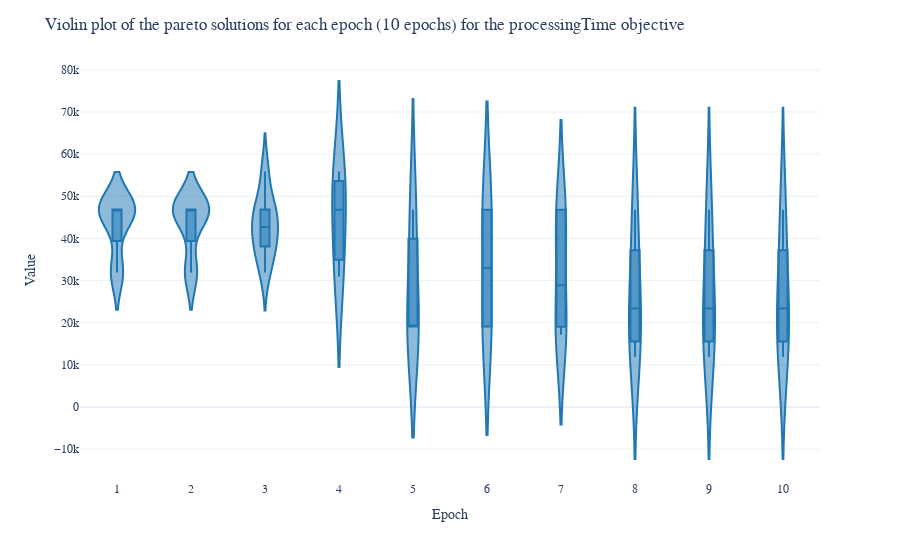
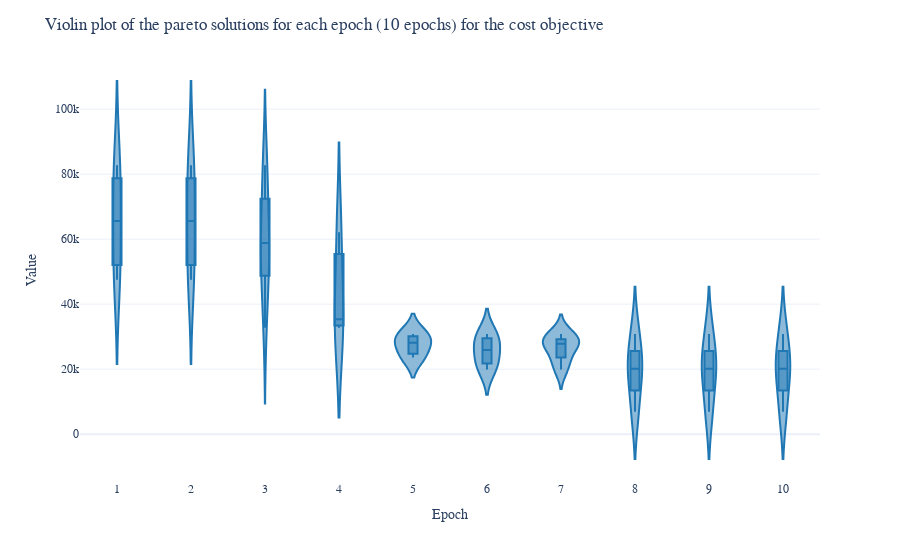
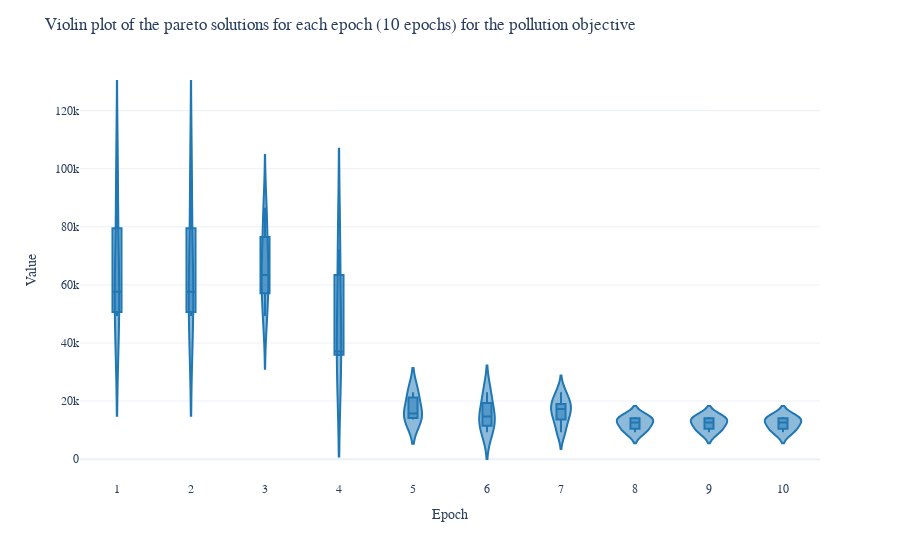
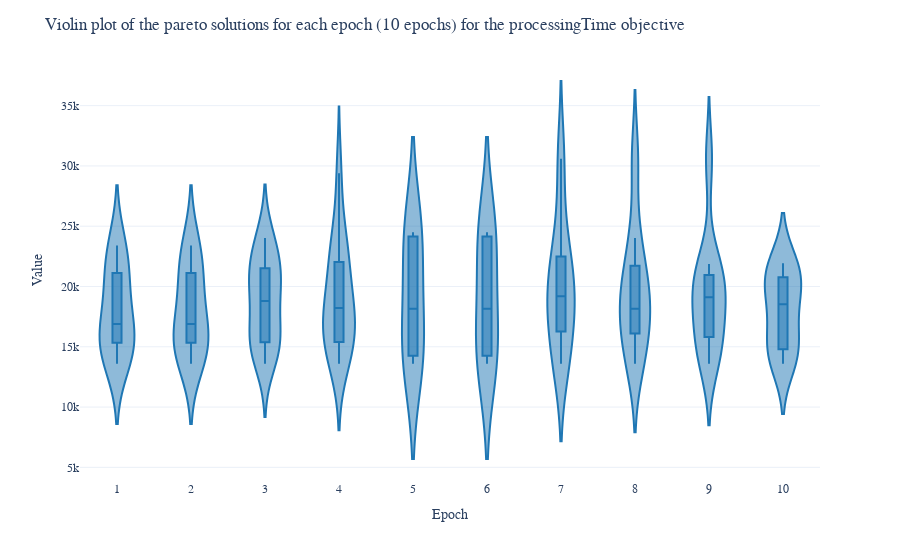

Notebook source saved alongside these figures, in order:
### Code cell
# load pareto data from json
for file in os.listdir(PATH.parent / "paretos"):
    if file.endswith(".json"):
        # load file as dict
        print(file)
        with open(PATH.parent / "paretos" / file, "r") as f:
            data = ujson.load(f)
        for objective in objectives:
            # unstack values
            df = (
                pd.DataFrame.from_dict(data[objective], orient="index")
                .stack()
                .reset_index()
                .rename(columns={"level_0": "Epoch", 0: "Value"})
                .drop(columns="level_1")
            )
            # generate plot
            generate_violin_plot(
                df,
                f"Violin plot of the pareto solutions for each epoch (10 epochs) for the {objective} objective",
            )

### Figure 1 — Plotly figure (JSON) as saved in the notebook; plotly's stock layout.template omitted (floating-point values rounded to 4 significant figures)
{"data": [{"alignmentgroup": "True", "box": {"visible": true}, "hovertemplate": "Epoch=%{x}<br>Value=%{y}<extra></extra>", "legendgroup": "", "marker": {"color": "#1f77b4"}, "name": "", "offsetgroup": "", "orientation": "v", "points": false, "scalegroup": "True", "showlegend": false, "type": "violin", "x": ["1", "1", "1", "1", "2", "2", "2", "2", "3", "3", "3", "3", "3", "3", "3", "3", "4", "4", "4", "5", "5", "5", "6", "6", "6", "6", "7", "7", "7", "7", "7", "7", "8", "8", "8", "8", "9", "9", "9", "9", "10", "10", "10", "10"], "x0": " ", "xaxis": "x", "y": [46810.0, 31940.0, 46860.0, 46830.0, 46810.0, 31940.0, 46860.0, 46830.0, 31940.0, 46860.0, 55890.0, 44930.0, 46830.0, 36860.0, 39350.0, 40430.0, 55890.0, 46830.0, 30950.0, 19050.0, 19190.0, 46830.0, 19050.0, 19190.0, 46830.0, 46830.0, 19050.0, 19190.0, 46830.0, 46830.0, 17150.0, 38620.0, 19190.0, 46830.0, 11870.0, 27560.0, 19190.0, 46830.0, 11870.0, 27560.0, 19190.0, 46830.0, 11870.0, 27560.0], "y0": " ", "yaxis": "y"}], "layout": {"font": {"family": "Times New Roman", "size": 12}, "legend": {"tracegroupgap": 0}, "margin": {"t": 60}, "title": {"text": "Violin plot of the pareto solutions for each epoch (10 epochs) for the processingTime objective"}, "violinmode": "group", "xaxis": {"anchor": "y", "domain": [0, 1], "title": {"text": "Epoch"}}, "yaxis": {"anchor": "x", "domain": [0, 1], "title": {"text": "Value"}}}}

### Figure 2 — Plotly figure (JSON) as saved in the notebook; plotly's stock layout.template omitted (floating-point values rounded to 4 significant figures)
{"data": [{"alignmentgroup": "True", "box": {"visible": true}, "hovertemplate": "Epoch=%{x}<br>Value=%{y}<extra></extra>", "legendgroup": "", "marker": {"color": "#1f77b4"}, "name": "", "offsetgroup": "", "orientation": "v", "points": false, "scalegroup": "True", "showlegend": false, "type": "violin", "x": ["1", "1", "1", "1", "2", "2", "2", "2", "3", "3", "3", "3", "3", "3", "3", "3", "4", "4", "4", "5", "5", "5", "6", "6", "6", "6", "7", "7", "7", "7", "7", "7", "8", "8", "8", "8", "9", "9", "9", "9", "10", "10", "10", "10"], "x0": " ", "xaxis": "x", "y": [74720.0, 82700.0, 47540.0, 56480.0, 74720.0, 82700.0, 47540.0, 56480.0, 82700.0, 47540.0, 32750.0, 50010.0, 56480.0, 79820.0, 65100.0, 61080.0, 32750.0, 62120.0, 35360.0, 23610.0, 30830.0, 28120.0, 23610.0, 30830.0, 28120.0, 19900.0, 23610.0, 30830.0, 28120.0, 19900.0, 29230.0, 27480.0, 30830.0, 19900.0, 6906.0, 20420.0, 30830.0, 19900.0, 6906.0, 20420.0, 30830.0, 19900.0, 6906.0, 20420.0], "y0": " ", "yaxis": "y"}], "layout": {"font": {"family": "Times New Roman", "size": 12}, "legend": {"tracegroupgap": 0}, "margin": {"t": 60}, "title": {"text": "Violin plot of the pareto solutions for each epoch (10 epochs) for the cost objective"}, "violinmode": "group", "xaxis": {"anchor": "y", "domain": [0, 1], "title": {"text": "Epoch"}}, "yaxis": {"anchor": "x", "domain": [0, 1], "title": {"text": "Value"}}}}

### Figure 3 — Plotly figure (JSON) as saved in the notebook; plotly's stock layout.template omitted (floating-point values rounded to 4 significant figures)
{"data": [{"alignmentgroup": "True", "box": {"visible": true}, "hovertemplate": "Epoch=%{x}<br>Value=%{y}<extra></extra>", "legendgroup": "", "marker": {"color": "#1f77b4"}, "name": "", "offsetgroup": "", "orientation": "v", "points": false, "scalegroup": "True", "showlegend": false, "type": "violin", "x": ["1", "1", "1", "1", "2", "2", "2", "2", "3", "3", "3", "3", "3", "3", "3", "3", "4", "4", "4", "5", "5", "5", "6", "6", "6", "6", "7", "7", "7", "7", "7", "7", "8", "8", "8", "8", "9", "9", "9", "9", "10", "10", "10", "10"], "x0": " ", "xaxis": "x", "y": [95870.0, 52040.0, 49290.0, 63190.0, 95870.0, 52040.0, 49290.0, 63190.0, 52040.0, 49290.0, 72190.0, 86560.0, 63190.0, 80690.0, 63680.0, 62160.0, 72190.0, 35550.0, 37030.0, 23020.0, 13670.0, 15690.0, 23020.0, 13670.0, 15690.0, 9261.0, 23020.0, 13670.0, 15690.0, 9261.0, 18940.0, 18850.0, 13670.0, 9261.0, 14530.0, 11580.0, 13670.0, 9261.0, 14530.0, 11580.0, 13670.0, 9261.0, 14530.0, 11580.0], "y0": " ", "yaxis": "y"}], "layout": {"font": {"family": "Times New Roman", "size": 12}, "legend": {"tracegroupgap": 0}, "margin": {"t": 60}, "title": {"text": "Violin plot of the pareto solutions for each epoch (10 epochs) for the pollution objective"}, "violinmode": "group", "xaxis": {"anchor": "y", "domain": [0, 1], "title": {"text": "Epoch"}}, "yaxis": {"anchor": "x", "domain": [0, 1], "title": {"text": "Value"}}}}

### Figure 4 — Plotly figure (JSON) as saved in the notebook; plotly's stock layout.template omitted (floating-point values rounded to 4 significant figures)
{"data": [{"alignmentgroup": "True", "box": {"visible": true}, "hovertemplate": "Epoch=%{x}<br>Value=%{y}<extra></extra>", "legendgroup": "", "marker": {"color": "#1f77b4"}, "name": "", "offsetgroup": "", "orientation": "v", "points": false, "scalegroup": "True", "showlegend": false, "type": "violin", "x": ["1", "1", "1", "1", "1", "1", "1", "1", "2", "2", "2", "2", "2", "2", "2", "2", "3", "3", "3", "3", "3", "3", "3", "3", "3", "3", "3", "3", "3", "4", "4", "4", "4", "4", "4", "4", "4", "4", "4", "4", "4", "4", "4", "5", "5", "5", "5", "5", "6", "6", "6", "6", "6", "7", "7", "7", "7", "7", "7", "7", "7", "8", "8", "8", "8", "8", "8", "8", "8", "8", "9", "9", "9", "9", "9", "9", "9", "9", "9", "9", "10", "10", "10", "10", "10", "10", "10", "10", "10", "10", "10"], "x0": " ", "xaxis": "x", "y": [15650.0, 13600.0, 22040.0, 20180.0, 23410.0, 15280.0, 15410.0, 18150.0, 15650.0, 13600.0, 23410.0, 18150.0, 20180.0, 22040.0, 15410.0, 15280.0, 15650.0, 13600.0, 23410.0, 18150.0, 24030.0, 15130.0, 22040.0, 20180.0, 21330.0, 15410.0, 15280.0, 18790.0, 20680.0, 15650.0, 13600.0, 23410.0, 18150.0, 24030.0, 15130.0, 29400.0, 18270.0, 22040.0, 21330.0, 15410.0, 15280.0, 17250.0, 18570.0, 13600.0, 18150.0, 24030.0, 24500.0, 14470.0, 13600.0, 18150.0, 24030.0, 24500.0, 14470.0, 13600.0, 18150.0, 24030.0, 30600.0, 20960.0, 14470.0, 20220.0, 18090.0, 13600.0, 18150.0, 24030.0, 30600.0, 20960.0, 16650.0, 14470.0, 20220.0, 18090.0, 13600.0, 30600.0, 20960.0, 16650.0, 21860.0, 14470.0, 20220.0, 18530.0, 15810.0, 19690.0, 13600.0, 20960.0, 16650.0, 21860.0, 21920.0, 14060.0, 14470.0, 20220.0, 18530.0, 15810.0, 19690.0], "y0": " ", "yaxis": "y"}], "layout": {"font": {"family": "Times New Roman", "size": 12}, "legend": {"tracegroupgap": 0}, "margin": {"t": 60}, "title": {"text": "Violin plot of the pareto solutions for each epoch (10 epochs) for the processingTime objective"}, "violinmode": "group", "xaxis": {"anchor": "y", "domain": [0, 1], "title": {"text": "Epoch"}}, "yaxis": {"anchor": "x", "domain": [0, 1], "title": {"text": "Value"}}}}
